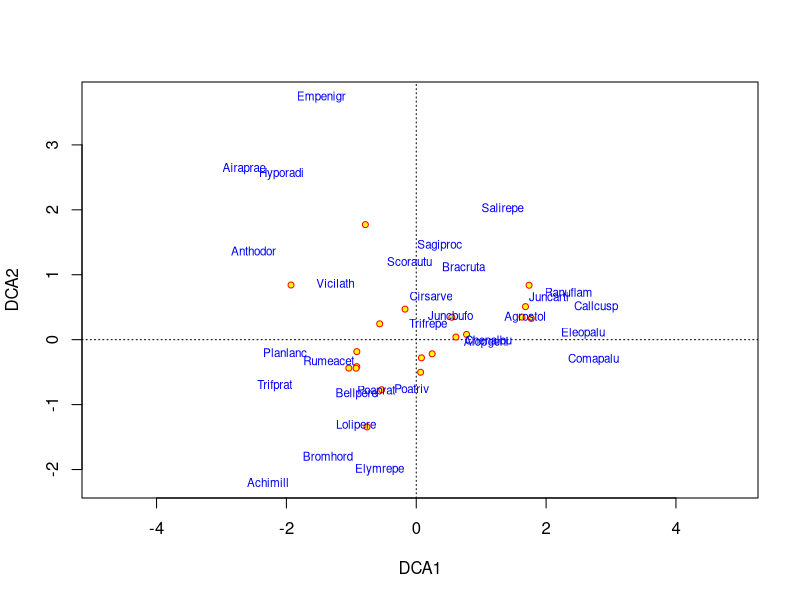
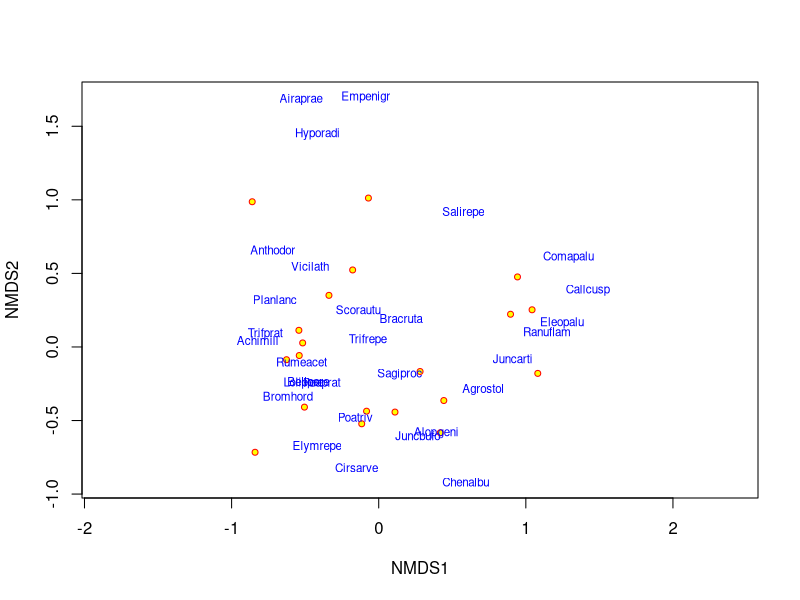
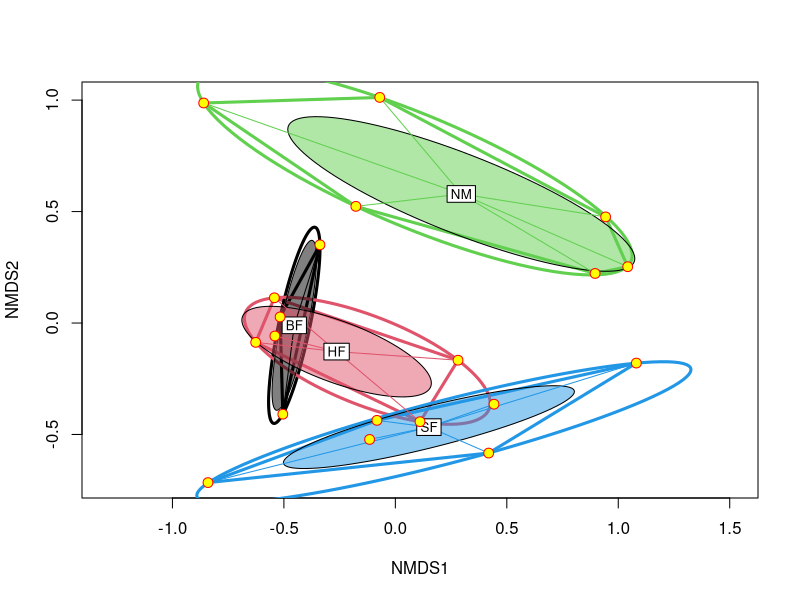
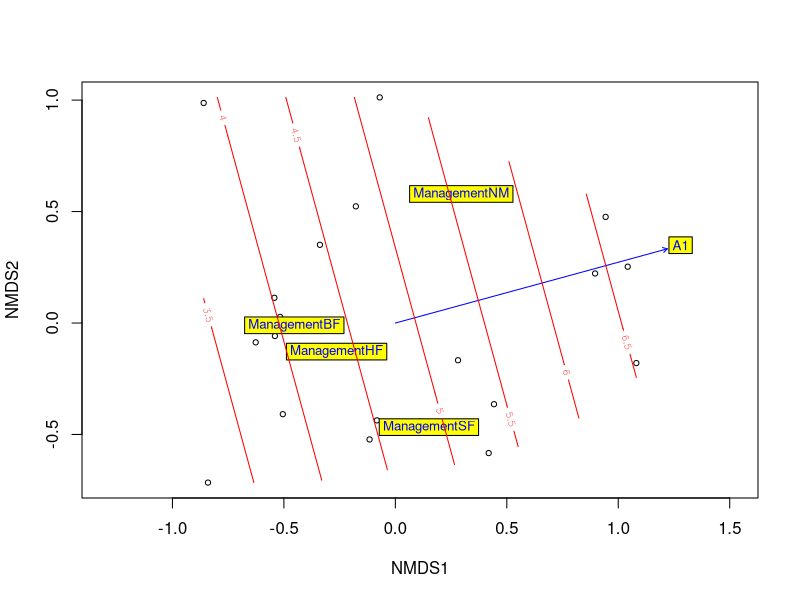
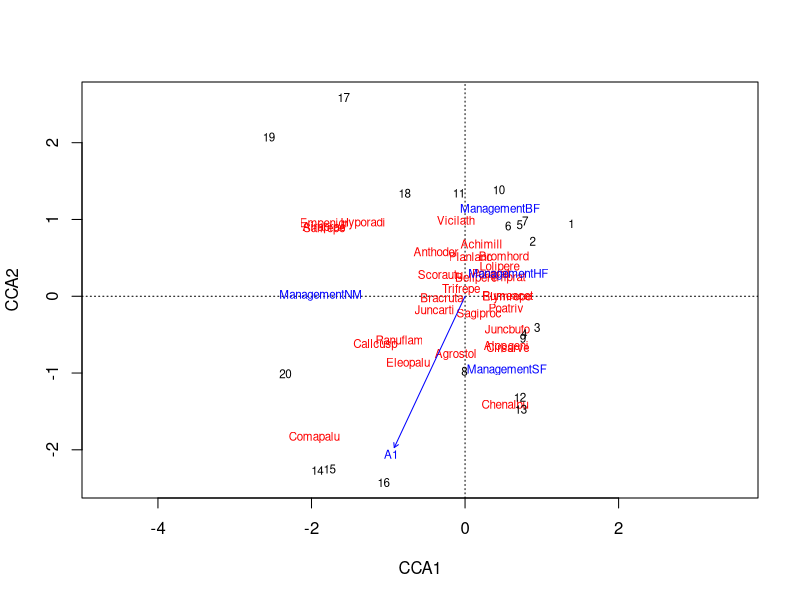
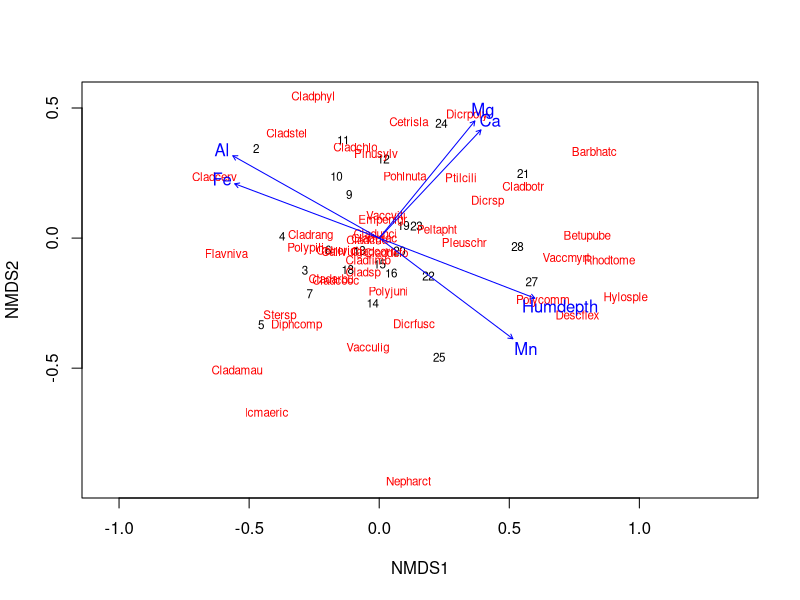
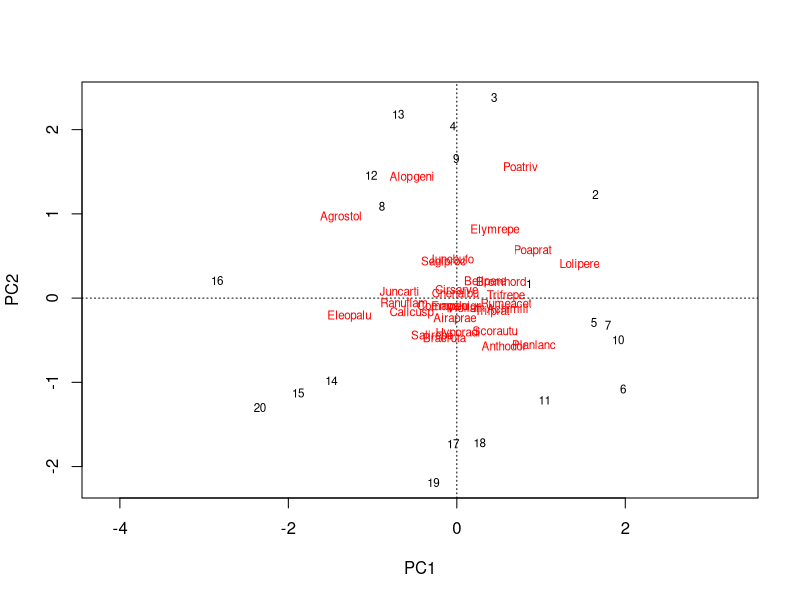
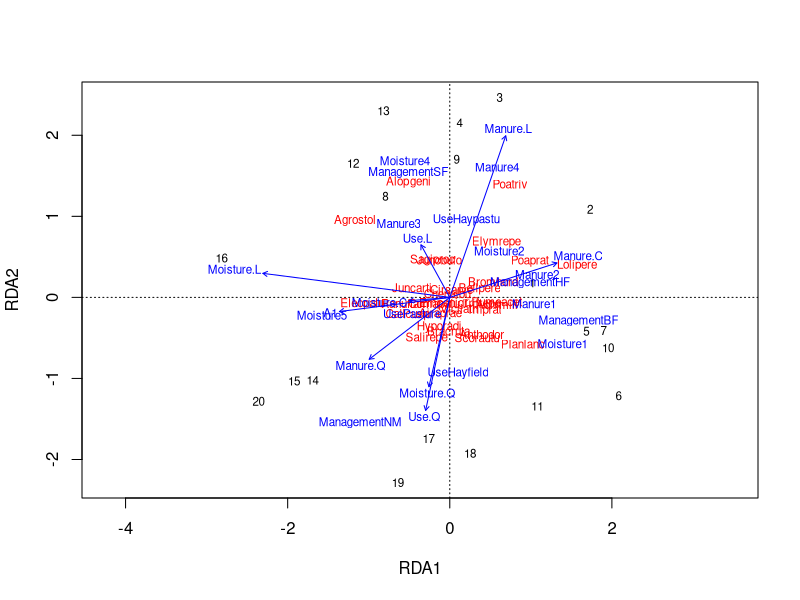

The R source for these figures, in order:
## ---- chunk 1
# Vegan is a R package designed for community ecologists
# Vegan's has most basic functions of community ordination,
# diversity analysis, and dissimilarity analysis.
#
# Link to vignette:
# https://vegandevs.r-universe.dev/vegan/doc/intro-vegan.pdf



# ------Install & Run Vegan and other packages------
install.packages("vegan", repos = "https://vegandevs.github.io/vegan/")
install.packages("ape", repos = "https://github.com/emmanuelparadis/ape")

library(ape)
library(vegan)
library(dplyr)
library(tibble)
library(ggplot2)

# ------Data sets------
data(package = "vegan")

# we will be working with Vegetation and Environment in Dutch
# Dune Meadows.

data("dune")
str(dune)




# --------ordination--------
# Ordination, also referred to as gradient analysis, is a
# multivariate analysis that is typically used to explore data.
# In ordination space, points that are similar to each other
# share similar traits. Ordination is used to analyze sets of
# multivariate objects, which are common in community ecology,
# systems biology, and genetics.

### Detrended correspondence analysis (DCA) ###
# DCA is used to find the main factors in data sets that
# are species rich but that may have sparse data matrices

ord_dca <- decorana(dune)
decorana (veg = dune)
# decorana is the command for detrended correspondence analysis
scores(ord_dca)
# shows the actual ordination results

plot(ord_dca, type = "n") |>
  points("sites", cex = 0.8, pch=21, col="red", bg="yellow") |>
  text("species", cex=0.7, col="blue")
# plots the results from the DCA

### Non-metric multidimensional scaling (NMDS) ###
# Non-metric multidimensional scaling uses a distance to show the
# similarity or dissimilarity in the groups.


ord <- metaMDS(dune, trace = FALSE)
# metaMDS is the command for non-metric multi dimensional analysis
ord # get results

plot(ord, type = "n") |>
  points("sites", cex = 0.8, pch=21, col="red", bg="yellow") |>
  text("species", cex=0.7, col="blue")
# plots the results from the NMDS

# ----------graphics------------

# we have graphed the results of two ordination methods (DCA and NMDS)
# Points can be selected for an labeled differently with various functions
# the vegan package

data(dune.env) #load a different built in data set
attach(dune.env)
plot(ord, disp="sites", type="n") # base plot
ordihull(ord, Management, col=1:4, lwd=3) # draws color coordinated convex hulls
ordiellipse(ord, Management, col=1:4, kind = "ehull", lwd=3) # draws color coordinated ellipsoid hulls with standard deviation
ordiellipse(ord, Management, col=1:4, draw="polygon") #fills in actual data
ordispider(ord, Management, col=1:4, label = TRUE) #combines the cross sections of the ellipses principal axes
points(ord, disp="sites", pch=21, col="red", bg="yellow", cex=1.3) #marks the ends of the cross sections

# ----------Fitting environmental variables-------------
# vegan has two functions for fitting env. variables
# envfit for vectors of continuous variables and centroids of levels of class variables
# ordisurf for smooth surfaces of continuous variables and isotropic spline surfaces

ord.fit <- envfit(ord ~ A1 + Management, data=dune.env, perm=999)
ord.fit

# Envfit can asses the significance of the variables with a permutation test

plot(ord, dis="site")
plot(ord.fit, bg = "yellow")

# plot results

ordisurf(ord, A1, add=TRUE)
# adds fitted surface onto the ordination, returns the results of the fitted gam

# -------------Constrained Ordination-------------
# constrained ordination as defined by Ramette 2007 "In constrained
# (canonical) ordination analyses, only the variation in the species
# table that can be explained by the environmental variables is displayed
# and analyzed, and not all the variation in the species table.”
# it is not reccomended by the authors of the package to add in all
# environmental variables, the result could be similar to unconstrained ordination

# I do not fully understand the difference between constrained and unconstrained
# ordination methods.

ord <- cca(dune ~ A1 + Management, data=dune.env) #canonical correspondence analysis
ord

plot(ord, spe.par = list(optimize = TRUE), sit.par = list(type="p"))
# plotted results of the canonical correspondence analyses

# Vegan includes a test for the significance of the constraints that mimics
# a standard anova test

anova(ord)
# R automatically chooses the correct anova variant

# Vegan allows us to partial out the effects of constraints
ord <- cca(dune ~ A1 + Management + Condition(Moisture), data=dune.env)
ord

# This can influence the significance, in the following anova the effect of
# moisture is removed
anova(ord, by="term")

# this concludes the introduction vignette into Vegan, I will now look at a few of the other
# common functions

# ------------Ecological Diversity-------------
data(BCI)

# Diversity Indicies

#shannon diversity index
H <- diversity(BCI)
H
# Finds the diversity indicies for all sites in the data set

#Pielou's evenness
J <- H/log(specnumber(BCI))
J
# specnumber is funciton in vegan to find the number of species

# Fisher log-series as a diversity index
alpha <- fisher.alpha(BCI)
alpha


# -----------Vegan Package------------------
### Example 1: Unconstrained ordination
## NMDS
data(varespec)
data(varechem)
ord <- metaMDS(varespec)
plot(ord, type = "t")
## Fit environmental variables
ef <- envfit(ord, varechem)
ef
plot(ef, p.max = 0.05)
### Example 2: Constrained ordination (RDA)
## The example uses formula interface to define the model
data(dune)
data(dune.env)
## No constraints: PCA
mod0 <- rda(dune ~ 1, dune.env)
mod0
plot(mod0)


## All environmental variables: Full model
mod1 <- rda(dune ~ ., dune.env)
mod1
plot(mod1)
## Automatic selection of variables by permutation P-values
mod <- ordistep(mod0, scope=formula(mod1))
mod
plot(mod)
## Permutation test for all variables
anova(mod)
## Permutation test of "type III" effects, or significance when a term
## is added to the model after all other terms
anova(mod, by = "margin")
## Plot only sample plots, use different symbols and draw SD ellipses
## for Managemenet classes
plot(mod, display = "sites", type = "n")
with(dune.env, points(mod, disp = "si", pch = as.numeric(Management)))
with(dune.env, legend("topleft", levels(Management), pch = 1:4,
                      title = "Management"))
with(dune.env, ordiellipse(mod, Management, label = TRUE))
## add fitted surface of diversity to the model
ordisurf(mod, diversity(dune), add = TRUE)
### Example 3: analysis of dissimilarites a.k.a. non-parametric
### permutational anova
adonis2(dune ~ ., dune.env)
adonis2(dune ~ Management + Moisture, dune.env)


# More for PCA
# help from https://rpubs.com/brouwern/veganpca
data("iris")
my.rda <- rda(iris[,-5])
biplot(my.rda,
       display = c("sites",
                   "species"),
       type = c("text",
                "points"))
#Add hulls
ordihull(my.rda,
         group = iris$Species,
         col = c(1,2,3))


#Add legend
spp.names <- levels(iris$Species)
legend("topright",
       col = c(1,2,3),
       lty = 1,
       legend = spp.names)

1 + 1
## ---- chunk 2
#| echo: false
2 * 2
